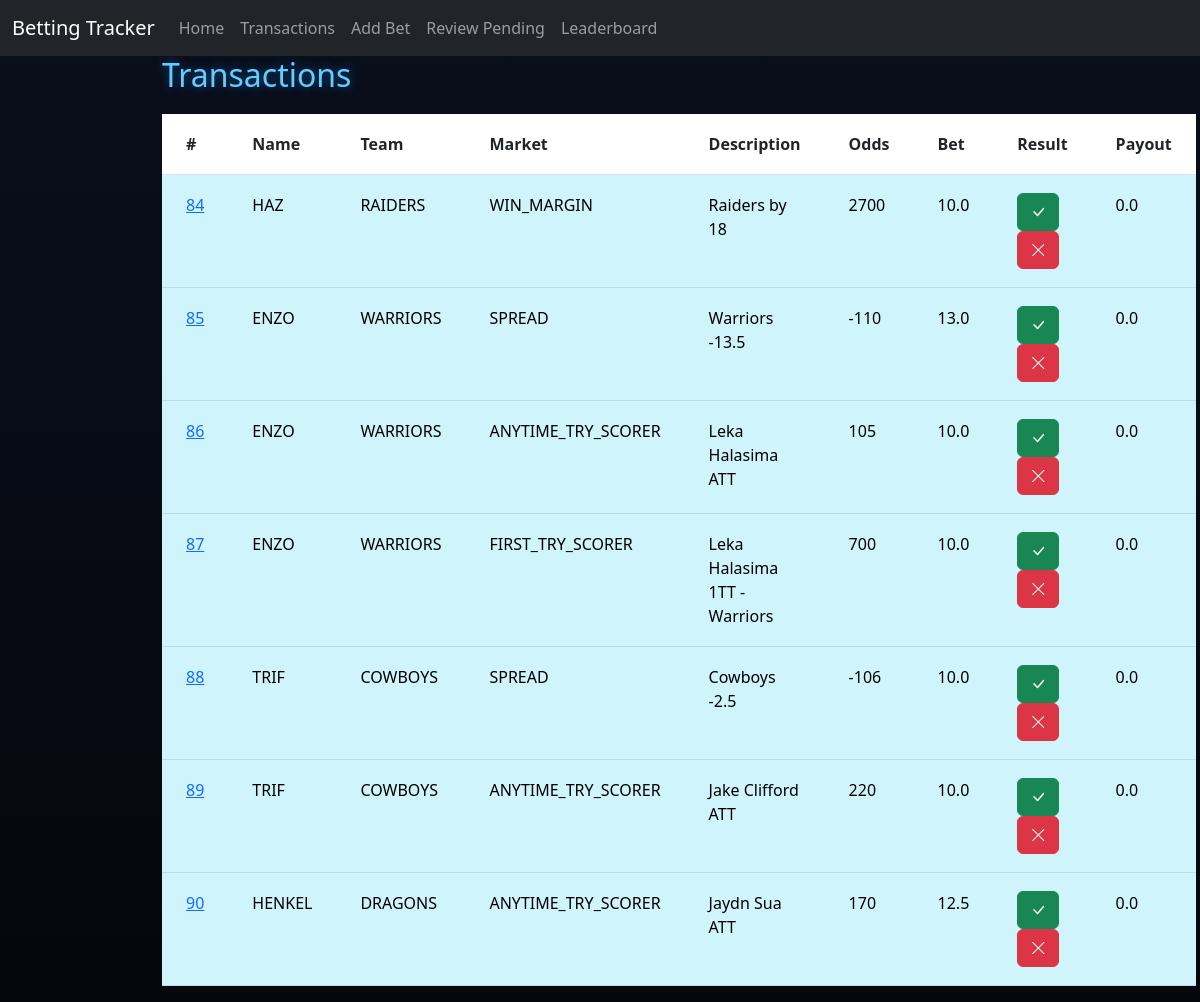
The page /review on the database as committed earlier.
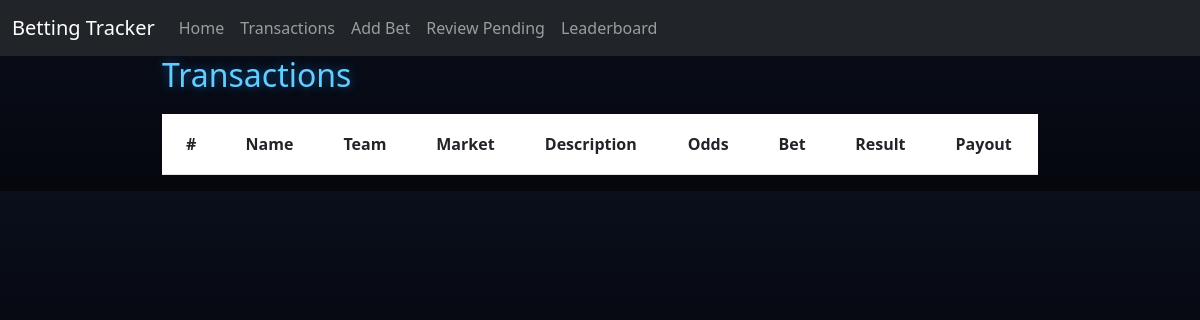
The same page on the database as committed later.
### tables this page shows
CREATE TABLE Transactions (
                            ID INTEGER PRIMARY KEY AUTOINCREMENT,
                            PlayerID INTEGER,
                            Team TEXT,
                            BetType TEXT,
                            Description TEXT,
                            Odds INTEGER,
                            AmountBet REAL,
                            Status TEXT,
                            AmountWon REAL,
                            FOREIGN KEY(PlayerID) REFERENCES Players(ID)
                        );

CREATE TABLE Players (
                        ID INTEGER PRIMARY KEY AUTOINCREMENT,
                        Name TEXT,
                        BetsPlaced INTEGER,
                        SuccessRate REAL,
                        Bank REAL
                    );

### app.py (the view, shortened to what this page needs)
@app.route("/review", methods=["GET", "POST"])
def review():
    db = get_db(DB)
    pending = db.execute("""
        SELECT Transactions.*, Players.Name
        FROM Transactions
        JOIN Players ON Players.ID = Transactions.PlayerID
        WHERE Status = 'Pending'
    """).fetchall()
    return render_template("review.html", transactions=pending)

### app.py (called while the page is built)
def get_db(DB):
    try:
        db = sqlite3.connect(DB)
        return db
    except sqlite3.Error as e:
        print(f"Error opening database: {e}")
        return None

### templates/review.html (shortened to what this page needs)
{% extends "base.html" %}
{% block content %}
<h2>Transactions</h2>
<table class="table transaction-table">
    <tr>
        <th>#</th>
        <th>Name</th>
        <th>Team</th>
        <th>Market</th>
        <th>Description</th>
        <th>Odds</th>
        <th>Bet</th>
        <th>Result</th>
        <th>Payout</th>
    </tr>
    {% for p in transactions %}
    <tr class="table-info">
        <td>
            <a href="{{ url_for('deleted', id=p[0]) }}">
                {{ p[0] }}
            </a>
        </td>
        <td>{{ p[9] }}</td>
        <td>{{ p[2] }}</td>
        <td>{{ p[3] }}</td>
        <td>{{ p[4] }}</td>
        <td>{{ p[5] }}</td>
        <td>{{ p[6] }}</td>
        <td>
            <form method="POST" action="{{ url_for('review') }}" style="display:inline;">
                <button class="btn btn-success">
                    <i class="bi bi-check-lg"></i>
                </button>
            </form>
            <form method="POST" action="{{ url_for('review') }}" style="display:inline;">
                <button class="btn btn-danger">
                    <i class="bi bi-x-lg"></i>
                </button>
            </form>
        </td>
        <td>{{ p[8] }}</td>
    </tr>
    {% endfor %}
</table>
{% endblock %}

Rows that differ between the two databases and show on the page:
no longer on this page (row edited): Transactions: ID "84", Name "HAZ", Team "RAIDERS", BetType "WIN_MARGIN", Description "Raiders by 18", Odds "2700", AmountBet "10.0", AmountWon "0.0"
no longer on this page (row edited): Transactions: ID "85", Name "ENZO", Team "WARRIORS", BetType "SPREAD", Description "Warriors -13.5", Odds "-110", AmountBet "13.0", AmountWon "0.0"
no longer on this page (row edited): Transactions: ID "86", Name "ENZO", Team "WARRIORS", BetType "ANYTIME_TRY_SCORER", Description "Leka Halasima ATT", Odds "105", AmountBet "10.0", AmountWon "0.0"
no longer on this page (row edited): Transactions: ID "87", Name "ENZO", Team "WARRIORS", BetType "FIRST_TRY_SCORER", Description "Leka Halasima 1TT - Warriors", Odds "700", AmountBet "10.0", AmountWon "0.0"
no longer on this page (row edited): Transactions: ID "88", Name "TRIF", Team "COWBOYS", BetType "SPREAD", Description "Cowboys -2.5", Odds "-106", AmountBet "10.0", AmountWon "0.0"
no longer on this page (row edited): Transactions: ID "89", Name "TRIF", Team "COWBOYS", BetType "ANYTIME_TRY_SCORER", Description "Jake Clifford ATT", Odds "220", AmountBet "10.0", AmountWon "0.0"
no longer on this page (row edited): Transactions: ID "90", Name "HENKEL", Team "DRAGONS", BetType "ANYTIME_TRY_SCORER", Description "Jaydn Sua ATT", Odds "170", AmountBet "12.5", AmountWon "0.0"
